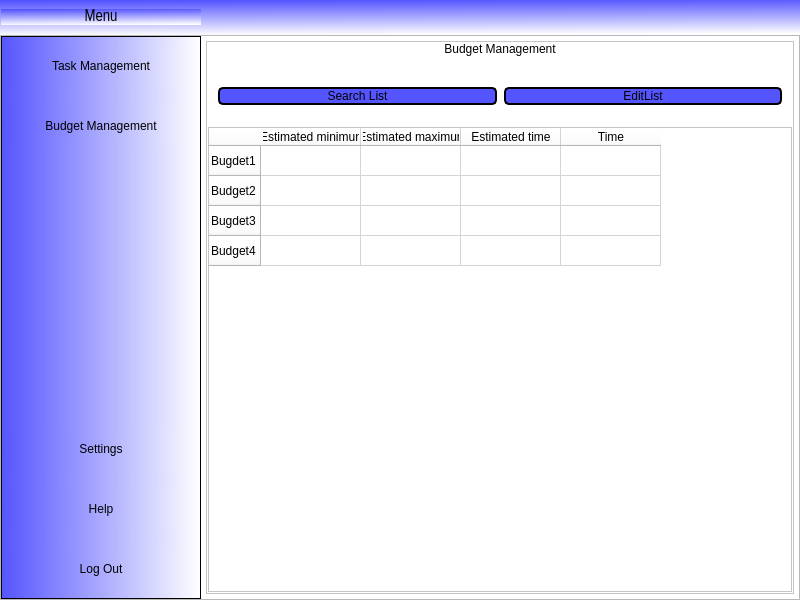
<?xml version="1.0" encoding="UTF-8"?>
<ui version="4.0">
 <class>UserMainWindow</class>
 <widget class="QMainWindow" name="UserMainWindow">
  <property name="geometry">
   <rect>
    <x>0</x>
    <y>0</y>
    <width>800</width>
    <height>600</height>
   </rect>
  </property>
  <property name="windowTitle">
   <string>MainWindow</string>
  </property>
  <widget class="QWidget" name="user_main_panel">
   <layout class="QVBoxLayout" name="verticalLayout">
    <property name="spacing">
     <number>0</number>
    </property>
    <property name="leftMargin">
     <number>0</number>
    </property>
    <property name="topMargin">
     <number>0</number>
    </property>
    <property name="rightMargin">
     <number>0</number>
    </property>
    <property name="bottomMargin">
     <number>0</number>
    </property>
    <item>
     <widget class="QFrame" name="menu_bar">
      <property name="minimumSize">
       <size>
        <width>0</width>
        <height>35</height>
       </size>
      </property>
      <property name="maximumSize">
       <size>
        <width>16777215</width>
        <height>50</height>
       </size>
      </property>
      <property name="styleSheet">
       <string notr="true">QFrame{
border-top-left-radius: 20px;
border-bottom-left-radius: 20px;
background-color: qlineargradient(spread:pad, x1:0.441, y1:0, x2:0.514851, y2:1, stop:0 rgba(85, 85, 255, 255), stop:1 rgba(255, 255, 255, 255));

}
</string>
      </property>
      <property name="frameShape">
       <enum>QFrame::StyledPanel</enum>
      </property>
      <property name="frameShadow">
       <enum>QFrame::Raised</enum>
      </property>
      <property name="lineWidth">
       <number>1</number>
      </property>
      <layout class="QHBoxLayout" name="horizontalLayout_8">
       <property name="spacing">
        <number>0</number>
       </property>
       <property name="leftMargin">
        <number>1</number>
       </property>
       <property name="topMargin">
        <number>0</number>
       </property>
       <property name="rightMargin">
        <number>0</number>
       </property>
       <property name="bottomMargin">
        <number>0</number>
       </property>
       <item>
        <widget class="QPushButton" name="bt_menu">
         <property name="minimumSize">
          <size>
           <width>200</width>
           <height>0</height>
          </size>
         </property>
         <property name="maximumSize">
          <size>
           <width>200</width>
           <height>16777215</height>
          </size>
         </property>
         <property name="font">
          <font>
           <family>Arial Narrow</family>
           <pointsize>12</pointsize>
           <italic>false</italic>
           <bold>false</bold>
          </font>
         </property>
         <property name="styleSheet">
          <string notr="true">QPushButton{
background-color: qlineargradient(spread:pad, x1:0.441, y1:0, x2:0.514851, y2:1, stop:0 rgba(85, 85, 255, 255), stop:1 rgba(255, 255, 255, 255));
font: 87 12pt &quot;Arial Narrow&quot;;
border-radius:0px;
}

QPushButton:hover{
background-color: white;
font: 87 12pt &quot;Arial Narrow&quot;;

}
</string>
         </property>
         <property name="text">
          <string>Menu</string>
         </property>
         <property name="icon">
          <iconset>
           <normaloff>Media/menu.svg</normaloff>Media/menu.svg</iconset>
         </property>
         <property name="iconSize">
          <size>
           <width>32</width>
           <height>32</height>
          </size>
         </property>
         <property name="autoDefault">
          <bool>false</bool>
         </property>
         <property name="default">
          <bool>false</bool>
         </property>
         <property name="flat">
          <bool>false</bool>
         </property>
        </widget>
       </item>
       <item>
        <spacer name="menu_bar_spacer">
         <property name="orientation">
          <enum>Qt::Horizontal</enum>
         </property>
         <property name="sizeHint" stdset="0">
          <size>
           <width>265</width>
           <height>20</height>
          </size>
         </property>
        </spacer>
       </item>
       <item alignment="Qt::AlignRight">
        <widget class="QPushButton" name="bt_min">
         <property name="minimumSize">
          <size>
           <width>35</width>
           <height>35</height>
          </size>
         </property>
         <property name="styleSheet">
          <string notr="true">QPushButton{
border:0px;
}

QPushButton:hover{
border:4px solid rgb(85, 85, 255);
background-color:#ffff00;

}
</string>
         </property>
         <property name="text">
          <string/>
         </property>
         <property name="icon">
          <iconset>
           <normaloff>Media/minimize.svg</normaloff>Media/minimize.svg</iconset>
         </property>
         <property name="iconSize">
          <size>
           <width>32</width>
           <height>32</height>
          </size>
         </property>
         <property name="flat">
          <bool>false</bool>
         </property>
        </widget>
       </item>
       <item alignment="Qt::AlignRight">
        <widget class="QPushButton" name="bt_restore">
         <property name="maximumSize">
          <size>
           <width>35</width>
           <height>35</height>
          </size>
         </property>
         <property name="styleSheet">
          <string notr="true">QPushButton{
border:0px;

}

QPushButton:hover{
border:4px solid rgb(85, 85, 255);
background-color:#55ff00;

}
</string>
         </property>
         <property name="text">
          <string/>
         </property>
         <property name="icon">
          <iconset>
           <normaloff>Media/credit-card.svg</normaloff>Media/credit-card.svg</iconset>
         </property>
         <property name="iconSize">
          <size>
           <width>30</width>
           <height>30</height>
          </size>
         </property>
        </widget>
       </item>
       <item alignment="Qt::AlignRight">
        <widget class="QPushButton" name="bt_max">
         <property name="maximumSize">
          <size>
           <width>35</width>
           <height>35</height>
          </size>
         </property>
         <property name="styleSheet">
          <string notr="true">QPushButton{
border:0px;

}

QPushButton:hover{
border:4px solid rgb(85, 85, 255);
background-color:#55ff00;

}
</string>
         </property>
         <property name="text">
          <string/>
         </property>
         <property name="icon">
          <iconset>
           <normaloff>Media/maximize.svg</normaloff>Media/maximize.svg</iconset>
         </property>
         <property name="iconSize">
          <size>
           <width>32</width>
           <height>32</height>
          </size>
         </property>
        </widget>
       </item>
       <item alignment="Qt::AlignRight">
        <widget class="QPushButton" name="bt_close">
         <property name="maximumSize">
          <size>
           <width>35</width>
           <height>16777215</height>
          </size>
         </property>
         <property name="styleSheet">
          <string notr="true">QPushButton{
border:0px;

}

QPushButton:hover{
border:4px solid rgb(85, 85, 255);
background-color:red;

}
</string>
         </property>
         <property name="text">
          <string/>
         </property>
         <property name="icon">
          <iconset>
           <normaloff>Media/x.svg</normaloff>Media/x.svg</iconset>
         </property>
         <property name="iconSize">
          <size>
           <width>32</width>
           <height>32</height>
          </size>
         </property>
        </widget>
       </item>
      </layout>
     </widget>
    </item>
    <item>
     <widget class="QFrame" name="main_panel">
      <property name="styleSheet">
       <string notr="true"/>
      </property>
      <property name="frameShape">
       <enum>QFrame::StyledPanel</enum>
      </property>
      <property name="frameShadow">
       <enum>QFrame::Raised</enum>
      </property>
      <layout class="QHBoxLayout" name="horizontalLayout">
       <property name="spacing">
        <number>0</number>
       </property>
       <property name="leftMargin">
        <number>0</number>
       </property>
       <property name="topMargin">
        <number>0</number>
       </property>
       <property name="rightMargin">
        <number>0</number>
       </property>
       <property name="bottomMargin">
        <number>0</number>
       </property>
       <item alignment="Qt::AlignLeft">
        <widget class="QFrame" name="lateral_bt_container">
         <property name="minimumSize">
          <size>
           <width>200</width>
           <height>0</height>
          </size>
         </property>
         <property name="maximumSize">
          <size>
           <width>0</width>
           <height>16777215</height>
          </size>
         </property>
         <property name="layoutDirection">
          <enum>Qt::LeftToRight</enum>
         </property>
         <property name="autoFillBackground">
          <bool>false</bool>
         </property>
         <property name="styleSheet">
          <string notr="true">
QFrame{
background-color: qlineargradient(spread:pad, x1:0, y1:0.545, x2:1, y2:0.545, stop:0 rgba(85, 85, 255, 255), stop:1 rgba(255, 255, 255, 255))
}



QPushButton{
background-color: qlineargradient(spread:pad, x1:0, y1:0.545, x2:1, y2:0.545, stop:0 rgba(85, 85, 255, 255), stop:1 rgba(255, 255, 255, 255));
border-top-left-radius: 20px;
border-bottom-left-radius: 20px;

font: 75 12pt &quot;Arial Narrow&quot;;
	
}

QPushButton:hover{
background-color: white;
border-top-left-radius: 20px;
border-bottom-left-radius: 20px;

font: 75 12pt &quot;Arial Narrow&quot;;
}</string>
         </property>
         <property name="frameShape">
          <enum>QFrame::StyledPanel</enum>
         </property>
         <property name="frameShadow">
          <enum>QFrame::Plain</enum>
         </property>
         <layout class="QVBoxLayout" name="verticalLayout_2">
          <property name="spacing">
           <number>20</number>
          </property>
          <property name="leftMargin">
           <number>0</number>
          </property>
          <property name="rightMargin">
           <number>0</number>
          </property>
          <property name="bottomMargin">
           <number>9</number>
          </property>
          <item>
           <widget class="QPushButton" name="bt_task_management">
            <property name="minimumSize">
             <size>
              <width>0</width>
              <height>40</height>
             </size>
            </property>
            <property name="contextMenuPolicy">
             <enum>Qt::DefaultContextMenu</enum>
            </property>
            <property name="layoutDirection">
             <enum>Qt::LeftToRight</enum>
            </property>
            <property name="text">
             <string>Task Management</string>
            </property>
            <property name="icon">
             <iconset>
              <normaloff>Media/taskC.png</normaloff>Media/taskC.png</iconset>
            </property>
            <property name="iconSize">
             <size>
              <width>32</width>
              <height>32</height>
             </size>
            </property>
           </widget>
          </item>
          <item>
           <widget class="QPushButton" name="bt_budget">
            <property name="minimumSize">
             <size>
              <width>0</width>
              <height>40</height>
             </size>
            </property>
            <property name="toolTipDuration">
             <number>0</number>
            </property>
            <property name="styleSheet">
             <string notr="true"/>
            </property>
            <property name="text">
             <string>Budget Management</string>
            </property>
            <property name="icon">
             <iconset>
              <normaloff>Media/budget.png</normaloff>Media/budget.png</iconset>
            </property>
            <property name="iconSize">
             <size>
              <width>32</width>
              <height>32</height>
             </size>
            </property>
           </widget>
          </item>
          <item>
           <spacer name="vertical_spacer">
            <property name="orientation">
             <enum>Qt::Vertical</enum>
            </property>
            <property name="sizeHint" stdset="0">
             <size>
              <width>20</width>
              <height>40</height>
             </size>
            </property>
           </spacer>
          </item>
          <item>
           <widget class="QPushButton" name="bt_settings">
            <property name="minimumSize">
             <size>
              <width>0</width>
              <height>40</height>
             </size>
            </property>
            <property name="styleSheet">
             <string notr="true"/>
            </property>
            <property name="text">
             <string>Settings</string>
            </property>
            <property name="icon">
             <iconset>
              <normaloff>Media/settings.svg</normaloff>Media/settings.svg</iconset>
            </property>
            <property name="iconSize">
             <size>
              <width>32</width>
              <height>32</height>
             </size>
            </property>
           </widget>
          </item>
          <item>
           <widget class="QPushButton" name="bt_help">
            <property name="minimumSize">
             <size>
              <width>0</width>
              <height>40</height>
             </size>
            </property>
            <property name="styleSheet">
             <string notr="true"/>
            </property>
            <property name="text">
             <string>Help</string>
            </property>
            <property name="icon">
             <iconset>
              <normaloff>Media/help.svg</normaloff>Media/help.svg</iconset>
            </property>
            <property name="iconSize">
             <size>
              <width>32</width>
              <height>32</height>
             </size>
            </property>
           </widget>
          </item>
          <item>
           <widget class="QPushButton" name="bt_log_out">
            <property name="minimumSize">
             <size>
              <width>0</width>
              <height>40</height>
             </size>
            </property>
            <property name="styleSheet">
             <string notr="true"/>
            </property>
            <property name="text">
             <string>Log Out</string>
            </property>
            <property name="icon">
             <iconset>
              <normaloff>Media/log-out.svg</normaloff>Media/log-out.svg</iconset>
            </property>
            <property name="iconSize">
             <size>
              <width>32</width>
              <height>32</height>
             </size>
            </property>
           </widget>
          </item>
         </layout>
        </widget>
       </item>
       <item>
        <widget class="QStackedWidget" name="central_card_container">
         <property name="minimumSize">
          <size>
           <width>0</width>
           <height>0</height>
          </size>
         </property>
         <property name="styleSheet">
          <string notr="true">background-color: rgb(255, 255, 255);</string>
         </property>
         <property name="frameShape">
          <enum>QFrame::NoFrame</enum>
         </property>
         <property name="frameShadow">
          <enum>QFrame::Plain</enum>
         </property>
         <property name="lineWidth">
          <number>0</number>
         </property>
         <property name="currentIndex">
          <number>1</number>
         </property>
         <widget class="QWidget" name="task_card">
          <property name="sizePolicy">
           <sizepolicy hsizetype="Fixed" vsizetype="Fixed">
            <horstretch>0</horstretch>
            <verstretch>0</verstretch>
           </sizepolicy>
          </property>
          <layout class="QVBoxLayout" name="verticalLayout_9">
           <property name="spacing">
            <number>0</number>
           </property>
           <property name="leftMargin">
            <number>0</number>
           </property>
           <property name="topMargin">
            <number>0</number>
           </property>
           <property name="rightMargin">
            <number>0</number>
           </property>
           <property name="bottomMargin">
            <number>0</number>
           </property>
           <item>
            <widget class="QWidget" name="task_panel" native="true">
             <layout class="QVBoxLayout" name="verticalLayout_22">
              <property name="spacing">
               <number>5</number>
              </property>
              <property name="leftMargin">
               <number>5</number>
              </property>
              <property name="topMargin">
               <number>5</number>
              </property>
              <property name="rightMargin">
               <number>5</number>
              </property>
              <property name="bottomMargin">
               <number>5</number>
              </property>
              <item>
               <widget class="QFrame" name="task_frame">
                <property name="frameShape">
                 <enum>QFrame::StyledPanel</enum>
                </property>
                <property name="frameShadow">
                 <enum>QFrame::Raised</enum>
                </property>
                <layout class="QVBoxLayout" name="verticalLayout_19">
                 <property name="spacing">
                  <number>0</number>
                 </property>
                 <property name="leftMargin">
                  <number>0</number>
                 </property>
                 <property name="topMargin">
                  <number>0</number>
                 </property>
                 <property name="rightMargin">
                  <number>0</number>
                 </property>
                 <property name="bottomMargin">
                  <number>0</number>
                 </property>
                 <item>
                  <widget class="QLabel" name="task_management_main_title">
                   <property name="styleSheet">
                    <string notr="true">font: 87 15pt &quot;Arial Black&quot;;</string>
                   </property>
                   <property name="text">
                    <string>Task Management</string>
                   </property>
                   <property name="alignment">
                    <set>Qt::AlignCenter</set>
                   </property>
                  </widget>
                 </item>
                 <item>
                  <widget class="QWidget" name="task_option_container" native="true">
                   <property name="sizePolicy">
                    <sizepolicy hsizetype="MinimumExpanding" vsizetype="MinimumExpanding">
                     <horstretch>200</horstretch>
                     <verstretch>20</verstretch>
                    </sizepolicy>
                   </property>
                   <property name="styleSheet">
                    <string notr="true">QPushButton{
border: 2px solid;
border-color:rgb(0, 0, 0);
background-color: rgb(85, 85, 255);
border-radius: 5px;
font: 75 12pt &quot;Arial Narrow&quot;;
}
QPushButton:hover{
background-color: rgb(255, 255, 255);
border-top-left-radius: 2px;
border-bottom-left-radius: 2px;

font: 75 12pt &quot;Arial Narrow&quot;;
}</string>
                   </property>
                   <layout class="QVBoxLayout" name="verticalLayout_20">
                    <property name="spacing">
                     <number>7</number>
                    </property>
                    <item>
                     <spacer name="task_spacer_above">
                      <property name="orientation">
                       <enum>Qt::Horizontal</enum>
                      </property>
                      <property name="sizeHint" stdset="0">
                       <size>
                        <width>40</width>
                        <height>20</height>
                       </size>
                      </property>
                     </spacer>
                    </item>
                    <item>
                     <layout class="QHBoxLayout" name="task_option_hor_layout">
                      <property name="sizeConstraint">
                       <enum>QLayout::SetDefaultConstraint</enum>
                      </property>
                      <item>
                       <widget class="QPushButton" name="task_search_list">
                        <property name="text">
                         <string>Search List</string>
                        </property>
                        <property name="iconSize">
                         <size>
                          <width>20</width>
                          <height>20</height>
                         </size>
                        </property>
                       </widget>
                      </item>
                      <item>
                       <widget class="QPushButton" name="task_edit_list">
                        <property name="text">
                         <string>EditList</string>
                        </property>
                       </widget>
                      </item>
                     </layout>
                    </item>
                    <item>
                     <spacer name="task_spacer_below">
                      <property name="orientation">
                       <enum>Qt::Horizontal</enum>
                      </property>
                      <property name="sizeType">
                       <enum>QSizePolicy::Minimum</enum>
                      </property>
                      <property name="sizeHint" stdset="0">
                       <size>
                        <width>10</width>
                        <height>10</height>
                       </size>
                      </property>
                     </spacer>
                    </item>
                   </layout>
                  </widget>
                 </item>
                 <item>
                  <widget class="QWidget" name="task_table_container" native="true">
                   <property name="sizePolicy">
                    <sizepolicy hsizetype="Preferred" vsizetype="Preferred">
                     <horstretch>150</horstretch>
                     <verstretch>200</verstretch>
                    </sizepolicy>
                   </property>
                   <layout class="QVBoxLayout" name="verticalLayout_21">
                    <property name="spacing">
                     <number>0</number>
                    </property>
                    <property name="leftMargin">
                     <number>0</number>
                    </property>
                    <property name="topMargin">
                     <number>0</number>
                    </property>
                    <property name="rightMargin">
                     <number>0</number>
                    </property>
                    <property name="bottomMargin">
                     <number>0</number>
                    </property>
                    <item>
                     <widget class="QTableWidget" name="task_table">
                      <row>
                       <property name="text">
                        <string>Nouvelle ligne</string>
                       </property>
                      </row>
                      <row>
                       <property name="text">
                        <string>Task1</string>
                       </property>
                      </row>
                      <row>
                       <property name="text">
                        <string>Task3</string>
                       </property>
                      </row>
                      <column>
                       <property name="text">
                        <string>Estimated minimun</string>
                       </property>
                      </column>
                      <column>
                       <property name="text">
                        <string>Estimated maximun</string>
                       </property>
                      </column>
                      <column>
                       <property name="text">
                        <string>Estimated time</string>
                       </property>
                      </column>
                      <column>
                       <property name="text">
                        <string>Time</string>
                       </property>
                      </column>
                     </widget>
                    </item>
                   </layout>
                  </widget>
                 </item>
                </layout>
               </widget>
              </item>
             </layout>
            </widget>
           </item>
          </layout>
         </widget>
         <widget class="QWidget" name="budget_card">
          <property name="sizePolicy">
           <sizepolicy hsizetype="Fixed" vsizetype="Fixed">
            <horstretch>0</horstretch>
            <verstretch>0</verstretch>
           </sizepolicy>
          </property>
          <property name="styleSheet">
           <string notr="true">background-color: rgb(255, 255, 255);</string>
          </property>
          <layout class="QVBoxLayout" name="verticalLayout_4">
           <property name="spacing">
            <number>0</number>
           </property>
           <property name="leftMargin">
            <number>0</number>
           </property>
           <property name="topMargin">
            <number>0</number>
           </property>
           <property name="rightMargin">
            <number>0</number>
           </property>
           <property name="bottomMargin">
            <number>0</number>
           </property>
           <item>
            <widget class="QWidget" name="budget_panel" native="true">
             <layout class="QVBoxLayout" name="verticalLayout_17">
              <property name="spacing">
               <number>5</number>
              </property>
              <property name="leftMargin">
               <number>5</number>
              </property>
              <property name="topMargin">
               <number>5</number>
              </property>
              <property name="rightMargin">
               <number>5</number>
              </property>
              <property name="bottomMargin">
               <number>5</number>
              </property>
              <item>
               <widget class="QFrame" name="budget_frame">
                <property name="frameShape">
                 <enum>QFrame::StyledPanel</enum>
                </property>
                <property name="frameShadow">
                 <enum>QFrame::Raised</enum>
                </property>
                <layout class="QVBoxLayout" name="verticalLayout_16">
                 <property name="spacing">
                  <number>0</number>
                 </property>
                 <property name="leftMargin">
                  <number>0</number>
                 </property>
                 <property name="topMargin">
                  <number>0</number>
                 </property>
                 <property name="rightMargin">
                  <number>0</number>
                 </property>
                 <property name="bottomMargin">
                  <number>0</number>
                 </property>
                 <item>
                  <widget class="QLabel" name="budget_main_title">
                   <property name="layoutDirection">
                    <enum>Qt::LeftToRight</enum>
                   </property>
                   <property name="styleSheet">
                    <string notr="true">font: 87 15pt &quot;Arial Black&quot;;
</string>
                   </property>
                   <property name="text">
                    <string>Budget Management</string>
                   </property>
                   <property name="alignment">
                    <set>Qt::AlignCenter</set>
                   </property>
                  </widget>
                 </item>
                 <item>
                  <spacer name="budget_spacer_above">
                   <property name="orientation">
                    <enum>Qt::Horizontal</enum>
                   </property>
                   <property name="sizeHint" stdset="0">
                    <size>
                     <width>40</width>
                     <height>20</height>
                    </size>
                   </property>
                  </spacer>
                 </item>
                 <item>
                  <widget class="QWidget" name="budget_option_container" native="true">
                   <property name="sizePolicy">
                    <sizepolicy hsizetype="Preferred" vsizetype="Preferred">
                     <horstretch>0</horstretch>
                     <verstretch>0</verstretch>
                    </sizepolicy>
                   </property>
                   <property name="styleSheet">
                    <string notr="true">QPushButton{
border: 2px solid;
border-color:rgb(0, 0, 0);
background-color: rgb(85, 85, 255);
border-radius: 5px;
font: 75 12pt &quot;Arial Narrow&quot;;
}
QPushButton:hover{
background-color: rgb(255, 255, 255);
border-top-left-radius: 2px;
border-bottom-left-radius: 2px;

font: 75 12pt &quot;Arial Narrow&quot;;
}</string>
                   </property>
                   <layout class="QHBoxLayout" name="horizontalLayout_3">
                    <property name="spacing">
                     <number>7</number>
                    </property>
                    <property name="leftMargin">
                     <number>11</number>
                    </property>
                    <property name="topMargin">
                     <number>11</number>
                    </property>
                    <property name="rightMargin">
                     <number>11</number>
                    </property>
                    <property name="bottomMargin">
                     <number>11</number>
                    </property>
                    <item>
                     <layout class="QHBoxLayout" name="budget_option_container_hor_layout">
                      <property name="sizeConstraint">
                       <enum>QLayout::SetDefaultConstraint</enum>
                      </property>
                      <item>
                       <widget class="QPushButton" name="budget_search_list">
                        <property name="text">
                         <string>Search List</string>
                        </property>
                       </widget>
                      </item>
                      <item>
                       <widget class="QPushButton" name="budget_edit_list">
                        <property name="text">
                         <string>EditList</string>
                        </property>
                       </widget>
                      </item>
                     </layout>
                    </item>
                   </layout>
                  </widget>
                 </item>
                 <item>
                  <spacer name="budget_spacer_below">
                   <property name="orientation">
                    <enum>Qt::Horizontal</enum>
                   </property>
                   <property name="sizeType">
                    <enum>QSizePolicy::Minimum</enum>
                   </property>
                   <property name="sizeHint" stdset="0">
                    <size>
                     <width>10</width>
                     <height>10</height>
                    </size>
                   </property>
                  </spacer>
                 </item>
                 <item>
                  <widget class="QWidget" name="budget_table_container" native="true">
                   <property name="sizePolicy">
                    <sizepolicy hsizetype="Preferred" vsizetype="Preferred">
                     <horstretch>150</horstretch>
                     <verstretch>200</verstretch>
                    </sizepolicy>
                   </property>
                   <layout class="QHBoxLayout" name="horizontalLayout_4">
                    <property name="spacing">
                     <number>1</number>
                    </property>
                    <property name="leftMargin">
                     <number>1</number>
                    </property>
                    <property name="topMargin">
                     <number>1</number>
                    </property>
                    <property name="rightMargin">
                     <number>1</number>
                    </property>
                    <property name="bottomMargin">
                     <number>1</number>
                    </property>
                    <item>
                     <widget class="QTableWidget" name="budget_table">
                      <property name="sizePolicy">
                       <sizepolicy hsizetype="Preferred" vsizetype="Preferred">
                        <horstretch>0</horstretch>
                        <verstretch>0</verstretch>
                       </sizepolicy>
                      </property>
                      <row>
                       <property name="text">
                        <string>Bugdet1</string>
                       </property>
                      </row>
                      <row>
                       <property name="text">
                        <string>Budget2</string>
                       </property>
                      </row>
                      <row>
                       <property name="text">
                        <string>Bugdet3</string>
                       </property>
                      </row>
                      <row>
                       <property name="text">
                        <string>Budget4</string>
                       </property>
                      </row>
                      <column>
                       <property name="text">
                        <string>Estimated minimun</string>
                       </property>
                      </column>
                      <column>
                       <property name="text">
                        <string>Estimated maximun</string>
                       </property>
                      </column>
                      <column>
                       <property name="text">
                        <string>Estimated time</string>
                       </property>
                      </column>
                      <column>
                       <property name="text">
                        <string>Time</string>
                       </property>
                      </column>
                      <item row="0" column="0">
                       <property name="text">
                        <string/>
                       </property>
                      </item>
                      <item row="0" column="1">
                       <property name="text">
                        <string/>
                       </property>
                      </item>
                      <item row="0" column="3">
                       <property name="text">
                        <string/>
                       </property>
                      </item>
                     </widget>
                    </item>
                   </layout>
                  </widget>
                 </item>
                </layout>
               </widget>
              </item>
             </layout>
            </widget>
           </item>
          </layout>
         </widget>
         <widget class="QWidget" name="settings_card">
          <property name="sizePolicy">
           <sizepolicy hsizetype="Fixed" vsizetype="Fixed">
            <horstretch>0</horstretch>
            <verstretch>0</verstretch>
           </sizepolicy>
          </property>
          <layout class="QVBoxLayout" name="verticalLayout_6">
           <property name="spacing">
            <number>1</number>
           </property>
           <property name="leftMargin">
            <number>1</number>
           </property>
           <property name="topMargin">
            <number>1</number>
           </property>
           <property name="rightMargin">
            <number>1</number>
           </property>
           <property name="bottomMargin">
            <number>1</number>
           </property>
           <item>
            <widget class="QWidget" name="settings_panel" native="true">
             <layout class="QVBoxLayout" name="verticalLayout_13">
              <item>
               <widget class="QLabel" name="settings_main_title">
                <property name="styleSheet">
                 <string notr="true">font: 87 27pt &quot;Arial Black&quot;;</string>
                </property>
                <property name="text">
                 <string>Account Settings</string>
                </property>
               </widget>
              </item>
              <item>
               <widget class="QWidget" name="settings_email_container" native="true">
                <layout class="QVBoxLayout" name="verticalLayout_10">
                 <item>
                  <widget class="QLabel" name="settings_email_label">
                   <property name="styleSheet">
                    <string notr="true">font: 87 15pt &quot;Arial Black&quot;;</string>
                   </property>
                   <property name="text">
                    <string>Email Address</string>
                   </property>
                  </widget>
                 </item>
                 <item>
                  <widget class="QLineEdit" name="settings_email_textfield">
                   <property name="text">
                    <string>example@gmail.com</string>
                   </property>
                   <property name="readOnly">
                    <bool>true</bool>
                   </property>
                  </widget>
                 </item>
                </layout>
               </widget>
              </item>
              <item>
               <widget class="QWidget" name="settings_phone_container" native="true">
                <layout class="QVBoxLayout" name="verticalLayout_11">
                 <item>
                  <widget class="QLabel" name="settings_phone_label">
                   <property name="styleSheet">
                    <string notr="true">font: 87 15pt &quot;Arial Black&quot;;</string>
                   </property>
                   <property name="text">
                    <string>Phone Number</string>
                   </property>
                  </widget>
                 </item>
                 <item>
                  <widget class="QLineEdit" name="settings_phone_textfield">
                   <property name="text">
                    <string>672154987</string>
                   </property>
                   <property name="readOnly">
                    <bool>true</bool>
                   </property>
                  </widget>
                 </item>
                </layout>
               </widget>
              </item>
              <item>
               <widget class="QWidget" name="settings_addr_container" native="true">
                <layout class="QVBoxLayout" name="verticalLayout_12">
                 <item>
                  <widget class="QLabel" name="settings_addr_label">
                   <property name="styleSheet">
                    <string notr="true">font: 87 15pt &quot;Arial Black&quot;;</string>
                   </property>
                   <property name="text">
                    <string>Address</string>
                   </property>
                  </widget>
                 </item>
                 <item>
                  <widget class="QLineEdit" name="settings_addr_textfield">
                   <property name="text">
                    <string/>
                   </property>
                   <property name="readOnly">
                    <bool>true</bool>
                   </property>
                  </widget>
                 </item>
                </layout>
               </widget>
              </item>
              <item>
               <spacer name="settings_spacer">
                <property name="orientation">
                 <enum>Qt::Vertical</enum>
                </property>
                <property name="sizeHint" stdset="0">
                 <size>
                  <width>20</width>
                  <height>40</height>
                 </size>
                </property>
               </spacer>
              </item>
             </layout>
            </widget>
           </item>
          </layout>
         </widget>
         <widget class="QWidget" name="help_card">
          <property name="sizePolicy">
           <sizepolicy hsizetype="Fixed" vsizetype="Fixed">
            <horstretch>0</horstretch>
            <verstretch>0</verstretch>
           </sizepolicy>
          </property>
          <property name="styleSheet">
           <string notr="true">background-color: rgb(255, 255, 255);</string>
          </property>
          <layout class="QVBoxLayout" name="verticalLayout_7">
           <property name="spacing">
            <number>1</number>
           </property>
           <property name="leftMargin">
            <number>1</number>
           </property>
           <property name="topMargin">
            <number>1</number>
           </property>
           <property name="rightMargin">
            <number>1</number>
           </property>
           <property name="bottomMargin">
            <number>1</number>
           </property>
           <item>
            <widget class="QWidget" name="help_panel" native="true">
             <layout class="QVBoxLayout" name="verticalLayout_15">
              <item>
               <widget class="QLabel" name="help_main_title">
                <property name="styleSheet">
                 <string notr="true">font: 87 25pt &quot;Arial Black&quot;;</string>
                </property>
                <property name="text">
                 <string>Welcome to help page</string>
                </property>
               </widget>
              </item>
              <item>
               <widget class="QWidget" name="help_ask_container" native="true">
                <layout class="QVBoxLayout" name="verticalLayout_14">
                 <item>
                  <widget class="QLabel" name="help_ask_label">
                   <property name="styleSheet">
                    <string notr="true">font: 87 14pt &quot;Arial Black&quot;;</string>
                   </property>
                   <property name="text">
                    <string>Ask us something, we´ll respond via Email</string>
                   </property>
                  </widget>
                 </item>
                 <item>
                  <widget class="QTextEdit" name="help_ask_textbox"/>
                 </item>
                </layout>
               </widget>
              </item>
              <item>
               <spacer name="help_spacer">
                <property name="orientation">
                 <enum>Qt::Vertical</enum>
                </property>
                <property name="sizeHint" stdset="0">
                 <size>
                  <width>20</width>
                  <height>40</height>
                 </size>
                </property>
               </spacer>
              </item>
             </layout>
            </widget>
           </item>
          </layout>
         </widget>
         <widget class="QWidget" name="log_out_card">
          <widget class="QWidget" name="widget" native="true">
           <property name="geometry">
            <rect>
             <x>-1</x>
             <y>-1</y>
             <width>601</width>
             <height>571</height>
            </rect>
           </property>
           <property name="sizePolicy">
            <sizepolicy hsizetype="Fixed" vsizetype="Fixed">
             <horstretch>0</horstretch>
             <verstretch>0</verstretch>
            </sizepolicy>
           </property>
           <layout class="QVBoxLayout" name="verticalLayout_3">
            <item>
             <widget class="QPushButton" name="pushButton">
              <property name="styleSheet">
               <string notr="true">QPushButton{
border: 2px solid;
border-color:rgb(0, 0, 0);
background-color: rgb(85, 85, 255);
border-radius: 5px;
font: 75 12pt &quot;Arial Narrow&quot;;
}
QPushButton:hover{
background-color: rgb(255, 255, 255);
border-top-left-radius: 2px;
border-bottom-left-radius: 2px;

font: 75 12pt &quot;Arial Narrow&quot;;
}</string>
              </property>
              <property name="text">
               <string>Log out</string>
              </property>
             </widget>
            </item>
           </layout>
          </widget>
         </widget>
        </widget>
       </item>
      </layout>
     </widget>
    </item>
   </layout>
  </widget>
 </widget>
 <resources/>
 <connections/>
</ui>
